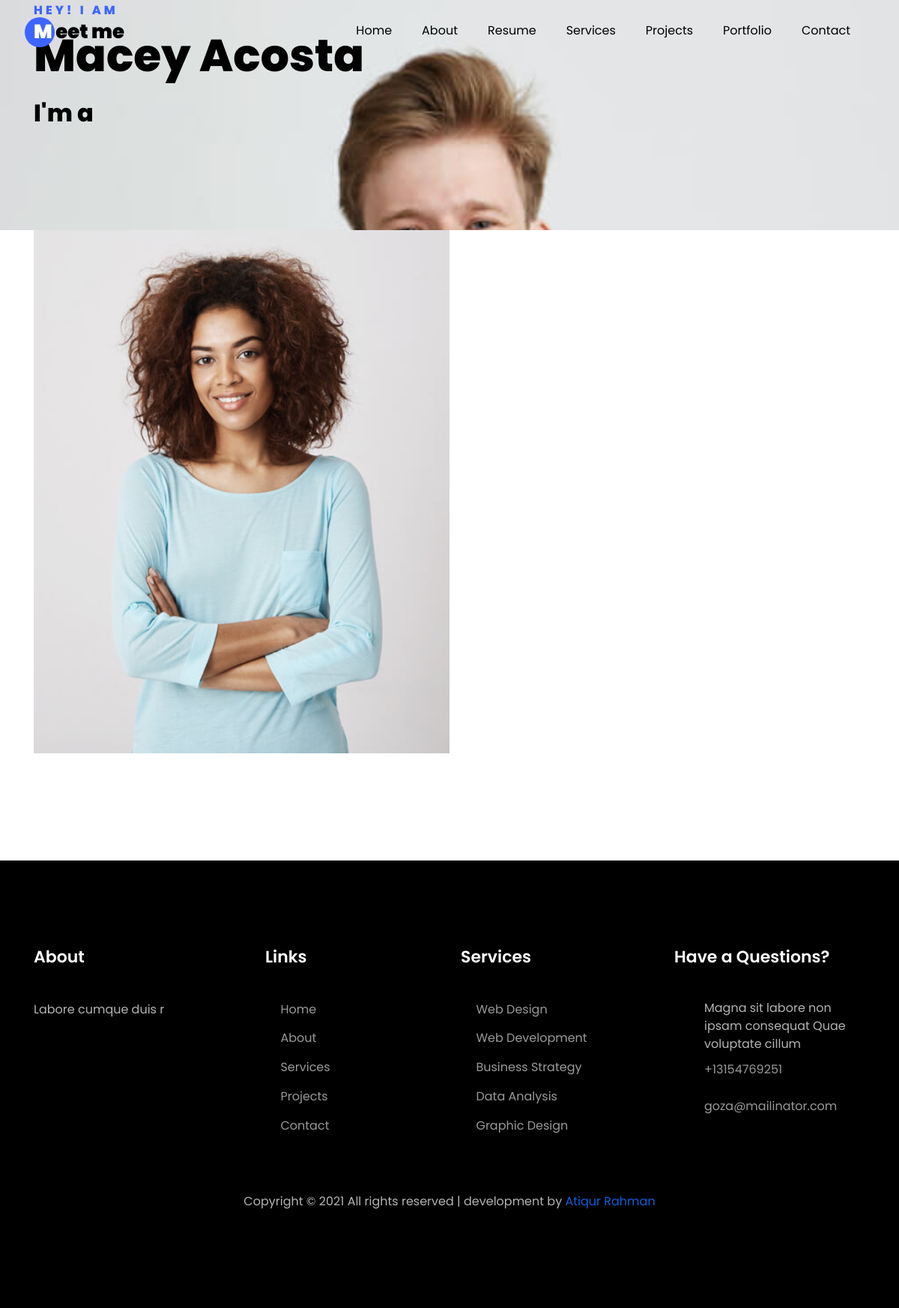
Screenshot of /about_page/ with the database file from the repository.
### protfolio_app/models.py (models this page shows, shortened)
class Footer_Header(models.Model):
    name = models.CharField(max_length=150)
    my_picture = models.ImageField()
    phone = PhoneNumberField(null=False, blank=False, unique=True)
    email = models.EmailField()
    details = models.TextField()
    address = models.TextField(max_length=600)
    fb_link = models.URLField(blank=True)
    instagram_link = models.URLField(blank=True)
    twitter_link = models.URLField(blank=True)
    create_at = models.DateTimeField(auto_now_add=True)
    update_at = models.DateTimeField(auto_now=True)
    def image_tag(self):
        from django.utils.html import mark_safe
        return mark_safe('<img src="%s" width="100px" height="100px" />' % (self.my_picture.url))
    image_tag.short_description = 'Image'

class About_me(models.Model):
    name = models.CharField(max_length=150)
    image = models.ImageField(upload_to='about_img', blank=True, null=True)
    contact_sidebar_image = models.ImageField(upload_to='contact_sidebar')
    phone = PhoneNumberField(null=False, blank=False, unique=True)
    email = models.EmailField()
    details = models.TextField()
    address = models.TextField(max_length=600)
    Date_of_birth = models.DateField()
    Zip_code = models.IntegerField()
    cv = models.FileField(upload_to='about_img', blank=True, null=True)
    total_project = models.IntegerField(blank=True)
    Happy_Customers = models.IntegerField(blank=True, default=20)
    total_Awards = models.IntegerField(blank=True, default=100)
    project_pending = models.IntegerField(blank=True, default=50)
    create_at = models.DateTimeField(auto_now_add=True)
    update_at = models.DateTimeField(auto_now=True)
    def image_tag(self):
        from django.utils.html import mark_safe
        return mark_safe('<img src="%s" width="100px" height="100px" />' % (self.image.url))
    image_tag.short_description = 'Image'

### protfolio_app/views.py (the view)
# urls.py: path('about_page/',views.about_page,name="about"),
def about_page(request):
    try:
        footer_header = get_object_or_404(Footer_Header)
    except:
        footer_header = Footer_Header.objects.latest('id')
    try:
        about_me = get_object_or_404(About_me)
    except:
        about_me = About_me.objects.latest('id')
    data = {
        "footer_Header": footer_header,
        "about_me": about_me,
    }
    return render(request, 'total_single_page/about_page.html', data)

### templates/total_single_page/about_page.html (shortened to what this page needs)
{% extends 'base.html' %}
{% load static %}
{% block header%}
{% include 'navbar2.html' %}
{% endblock header%}
{% block about%}
{% include 'header_body.html' %}
{% include 'about.html' %}
{% endblock about%}

### templates/base.html (shortened to what this page needs)
<!DOCTYPE html>
{% load static %}
<html lang="en">
<head>
    <link rel="stylesheet" href="{% static 'css/font-awesome.min.css' }">
    <link rel="stylesheet" href="{% static 'css/open-iconic-bootstrap.min.css' %}">
    <link rel="stylesheet" href="{% static 'css/animate.css' %}">
    <link rel="stylesheet" href="{% static 'css/owl.carousel.min.css' %}">
    <link rel="stylesheet" href="{% static 'css/owl.theme.default.min.css' %}">
    <link rel="stylesheet" href="{% static 'css/magnific-popup.css' %}">
    <link rel="stylesheet" href="{% static 'css/aos.css' %}">
    <link rel="stylesheet" href="{% static 'css/ionicons.min.css' %}">
    <link rel="stylesheet" href="{% static 'css/flaticon.css' %}">
    <link rel="stylesheet" href="{% static 'css/icomoon.css' %}">
    <link rel="stylesheet" href="{% static 'css/style.css' %}">
</head>
<body data-spy="scroll" data-target=".site-navbar-target" data-offset="300">
{% block header%}
{% endblock header%}
{% block about %}
{% endblock about %}
    <footer class="ftco-footer ftco-section ">
        <div class="container ">
            <div class="row mb-5 ">
                <div class="col-md ">
                    <div class="ftco-footer-widget mb-4">
                        <h2 class="ftco-heading-2 ">About</h2>
                        <p> {{ footer_Header.details }} </p>
                        <ul class="ftco-footer-social atikfotter list-unstyled float-md-left float-lft mt-5 ">
                        </ul>
                    </div>
                </div>
                <div class="col-md ">
                    <div class="ftco-footer-widget mb-4 ml-md-4 ">
                        <h2 class="ftco-heading-2 ">Links</h2>
                        <ul class="list-unstyled ">
                            <li><a href="{%url 'home'%} "><span class="icon-long-arrow-right mr-2 "></span>Home</a></li>
                            <li><a href="{% url 'about'%}"><span class="icon-long-arrow-right mr-2 "></span>About</a></li>
                            <li><a href="{% url 'Services'%}"><span class="icon-long-arrow-right mr-2 "></span>Services</a></li>
                            <li><a href="{% url 'projects'%}"><span class="icon-long-arrow-right mr-2 "></span>Projects</a></li>
                            <li><a href="{% url 'contact'%}"><span class="icon-long-arrow-right mr-2 "></span>Contact</a></li>
                        </ul>
                    </div>
                </div>
                <div class="col-md ">
                    <div class="ftco-footer-widget mb-4">
                        <h2 class="ftco-heading-2 ">Services</h2>
                        <ul class="list-unstyled ">
                            <li><a href="# "><span class="icon-long-arrow-right mr-2 "></span>Web Design</a></li>
                            <li><a href="# "><span class="icon-long-arrow-right mr-2 "></span>Web Development</a></li>
                            <li><a href="# "><span class="icon-long-arrow-right mr-2 "></span>Business Strategy</a></li>
                            <li><a href="# "><span class="icon-long-arrow-right mr-2 "></span>Data Analysis</a></li>
                            <li><a href="# "><span class="icon-long-arrow-right mr-2 "></span>Graphic Design</a></li>
                        </ul>
                    </div>
                </div>
                <div class="col-md ">
                    <div class="ftco-footer-widget mb-4 ">
                        <h2 class="ftco-heading-2 ">Have a Questions?</h2>
                        <div class="block-23 mb-3 ">
                            <ul>
                                <li><span class="icon icon-map-marker "></span><span class="text "> {{ footer_Header.address }} </span></li>
                                <li><a href="# "><span class="icon icon-phone "></span><span class="text "> {{ footer_Header.phone }} </span></a></li>
                                <li><a href="# "><span class="icon icon-envelope "></span><span class="text "> {{ footer_Header.email }} </span></a></li>
                            </ul>
                        </div>
                    </div>
                </div>
            </div>
            <div class="row ">
                <div class="col-md-12 text-center ">
                    <p>
                        Copyright &copy;
                         All rights reserved |  development   by <a href="https://www.facebook.com/atiqur.cse/" target="_blank "> <span style="color: #0f60da"> Atiqur Rahman</span> </a>
                    </p>
                </div>
            </div>
        </div>
    </footer>
</body>
</html>

### templates/header_body.html (shortened to what this page needs)
 <section class="hero-wrap js-fullheight" >
        <div class="overlay"></div>
        <div class="container">
            <div class="row no-gutters slider-text js-fullheight  align-items-center">
                <div class="col-lg-8 col-md-6 ">
                    <div class="text">
                        <span class="subheading">Hey! I am</span>
                        <h1> {{ footer_Header.name }} </h1>
                        <h2>I'm a
                        </h2>
                        <div class="sm-display-none">
                            <ul class="ftco-footer-social atiqur list-unstyled float-md-left float-lft mt-5 ">
                        </ul>
                        </div>
                    </div>
                </div>
            </div>
        </div>
    </section>

### templates/about.html (shortened to what this page needs)
 <section class="ftco-about img ftco-section ftco-no-pt ftco-no-pb" id="about-section">
        <div class="container">
            <div class="row d-flex no-gutters">
                <div class="col-md-6 col-lg-6 d-flex">
                    <div class="img-about img d-flex ">
                         {% if about_me.image  %}
                        <div class="img d-flex align-self-stretch align-items-center" style="width:100%;maximum-height:600px;background-image:url({{ about_me.image.url }});">
                               {%endif%}
                        </div>
                    </div>
                </div>
                <div class="col-md-6 col-lg-6 pl-md-5 py-5">
                    <div class="row justify-content-start pb-3">
                    </div>
                </div>
            </div>
        </div>
    </section>
     <section class="ftco-section ftco-no-pt ftco-no-pb ftco-counter img" id="section-counter">
        <div class="container-fluid px-md-5">
            <div class="row d-md-flex align-items-center">
            </div>
        </div>
    </section>

### static/css/icomoon.css (style rules this page uses)
[class^="icon-"], [class*=" icon-"] { font-family: 'icomoon' !important; speak: none; font-style: normal; font-weight: normal; font-variant: normal; text-transform: none; line-height: 1; -webkit-font-smoothing: antialiased; -moz-osx-font-smoothing: grayscale; }
.icon-map-marker:before { content: "\f041"; }
.icon-phone:before { content: "\f095"; }
.icon-envelope:before { content: "\f0e0"; }
.icon-long-arrow-right:before { content: "\f178"; }

### rows the page displays
Footer_Header: name "Macey Acosta", details "Labore cumque duis r", address "Magna sit labore non ipsam consequat Quae voluptate cillum", phone "+13154769251", email "goza@mailinator.com"
About_me: image (picture)
